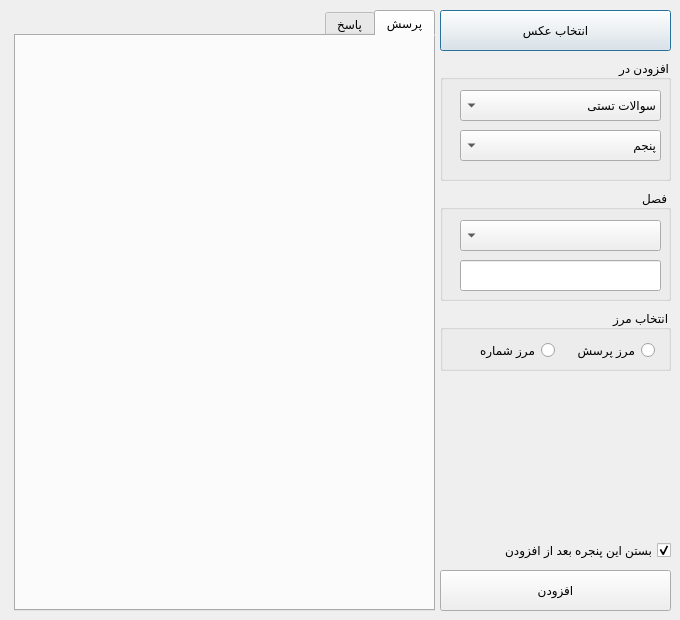
<?xml version="1.0" encoding="UTF-8"?>
<ui version="4.0">
 <class>addquestion</class>
 <widget class="QDialog" name="addquestion">
  <property name="geometry">
   <rect>
    <x>0</x>
    <y>0</y>
    <width>680</width>
    <height>620</height>
   </rect>
  </property>
  <property name="minimumSize">
   <size>
    <width>600</width>
    <height>420</height>
   </size>
  </property>
  <property name="windowTitle">
   <string>Dialog</string>
  </property>
  <property name="layoutDirection">
   <enum>Qt::RightToLeft</enum>
  </property>
  <widget class="QGroupBox" name="groupBox">
   <property name="geometry">
    <rect>
     <x>440</x>
     <y>190</y>
     <width>231</width>
     <height>111</height>
    </rect>
   </property>
   <property name="title">
    <string>فصل</string>
   </property>
   <widget class="QComboBox" name="comboBoxCat">
    <property name="geometry">
     <rect>
      <x>20</x>
      <y>30</y>
      <width>201</width>
      <height>31</height>
     </rect>
    </property>
   </widget>
   <widget class="QLineEdit" name="lineEditOther">
    <property name="geometry">
     <rect>
      <x>20</x>
      <y>70</y>
      <width>201</width>
      <height>31</height>
     </rect>
    </property>
   </widget>
  </widget>
  <widget class="QGroupBox" name="groupBox_2">
   <property name="geometry">
    <rect>
     <x>440</x>
     <y>60</y>
     <width>231</width>
     <height>121</height>
    </rect>
   </property>
   <property name="title">
    <string>افزودن در</string>
   </property>
   <widget class="QComboBox" name="comboBoxGradeCat">
    <property name="geometry">
     <rect>
      <x>20</x>
      <y>70</y>
      <width>201</width>
      <height>31</height>
     </rect>
    </property>
    <item>
     <property name="text">
      <string>پنجم</string>
     </property>
    </item>
    <item>
     <property name="text">
      <string>ششم</string>
     </property>
    </item>
    <item>
     <property name="text">
      <string>هفتم</string>
     </property>
    </item>
    <item>
     <property name="text">
      <string>هشتم</string>
     </property>
    </item>
    <item>
     <property name="text">
      <string>اول متوسطه</string>
     </property>
    </item>
    <item>
     <property name="text">
      <string>دوم متوسطه</string>
     </property>
    </item>
    <item>
     <property name="text">
      <string>آمار</string>
     </property>
    </item>
    <item>
     <property name="text">
      <string>سوم (ریاضی)</string>
     </property>
    </item>
    <item>
     <property name="text">
      <string>سوم (تجربی)</string>
     </property>
    </item>
    <item>
     <property name="text">
      <string>چهارم (ریایضی)</string>
     </property>
    </item>
    <item>
     <property name="text">
      <string>چهارم (تجربی)</string>
     </property>
    </item>
   </widget>
   <widget class="QComboBox" name="comboBoxQCat">
    <property name="geometry">
     <rect>
      <x>20</x>
      <y>30</y>
      <width>201</width>
      <height>31</height>
     </rect>
    </property>
    <item>
     <property name="text">
      <string>سوالات تستی</string>
     </property>
    </item>
    <item>
     <property name="text">
      <string>سوالات تشریحی</string>
     </property>
    </item>
    <item>
     <property name="text">
      <string>سوالات سخت</string>
     </property>
    </item>
    <item>
     <property name="text">
      <string>سوالات هوش</string>
     </property>
    </item>
   </widget>
  </widget>
  <widget class="QPushButton" name="pushButtonBrowse">
   <property name="geometry">
    <rect>
     <x>440</x>
     <y>10</y>
     <width>231</width>
     <height>41</height>
    </rect>
   </property>
   <property name="text">
    <string>انتخاب عکس</string>
   </property>
  </widget>
  <widget class="QPushButton" name="pushButtonAdd">
   <property name="geometry">
    <rect>
     <x>440</x>
     <y>570</y>
     <width>231</width>
     <height>41</height>
    </rect>
   </property>
   <property name="text">
    <string>افزودن</string>
   </property>
  </widget>
  <widget class="QCheckBox" name="checkBox">
   <property name="geometry">
    <rect>
     <x>450</x>
     <y>540</y>
     <width>221</width>
     <height>20</height>
    </rect>
   </property>
   <property name="text">
    <string>بستن این پنجره بعد از افزودن</string>
   </property>
   <property name="checked">
    <bool>true</bool>
   </property>
  </widget>
  <widget class="QTabWidget" name="tabWidget">
   <property name="geometry">
    <rect>
     <x>14</x>
     <y>10</y>
     <width>421</width>
     <height>601</height>
    </rect>
   </property>
   <property name="tabShape">
    <enum>QTabWidget::Rounded</enum>
   </property>
   <property name="currentIndex">
    <number>0</number>
   </property>
   <property name="iconSize">
    <size>
     <width>20</width>
     <height>20</height>
    </size>
   </property>
   <property name="elideMode">
    <enum>Qt::ElideNone</enum>
   </property>
   <property name="usesScrollButtons">
    <bool>false</bool>
   </property>
   <widget class="QWidget" name="tab">
    <attribute name="title">
     <string>پرسش</string>
    </attribute>
    <widget class="QLabel" name="picLabel">
     <property name="geometry">
      <rect>
       <x>0</x>
       <y>0</y>
       <width>420</width>
       <height>581</height>
      </rect>
     </property>
     <property name="layoutDirection">
      <enum>Qt::LeftToRight</enum>
     </property>
     <property name="frameShape">
      <enum>QFrame::NoFrame</enum>
     </property>
     <property name="frameShadow">
      <enum>QFrame::Plain</enum>
     </property>
     <property name="text">
      <string/>
     </property>
    </widget>
   </widget>
   <widget class="QWidget" name="tab_2">
    <attribute name="title">
     <string>پاسخ</string>
    </attribute>
    <widget class="QLabel" name="picLabelSol">
     <property name="geometry">
      <rect>
       <x>0</x>
       <y>0</y>
       <width>420</width>
       <height>581</height>
      </rect>
     </property>
     <property name="layoutDirection">
      <enum>Qt::LeftToRight</enum>
     </property>
     <property name="frameShape">
      <enum>QFrame::NoFrame</enum>
     </property>
     <property name="frameShadow">
      <enum>QFrame::Raised</enum>
     </property>
     <property name="text">
      <string/>
     </property>
    </widget>
   </widget>
  </widget>
  <widget class="QGroupBox" name="groupBox_3">
   <property name="geometry">
    <rect>
     <x>440</x>
     <y>310</y>
     <width>231</width>
     <height>61</height>
    </rect>
   </property>
   <property name="title">
    <string>انتخاب مرز</string>
   </property>
   <widget class="QRadioButton" name="radioButtonQ">
    <property name="geometry">
     <rect>
      <x>120</x>
      <y>30</y>
      <width>95</width>
      <height>20</height>
     </rect>
    </property>
    <property name="text">
     <string>مرز پرسش</string>
    </property>
   </widget>
   <widget class="QRadioButton" name="radioButtonS">
    <property name="geometry">
     <rect>
      <x>20</x>
      <y>30</y>
      <width>95</width>
      <height>20</height>
     </rect>
    </property>
    <property name="text">
     <string>مرز شماره</string>
    </property>
   </widget>
  </widget>
 </widget>
 <resources/>
 <connections/>
</ui>
